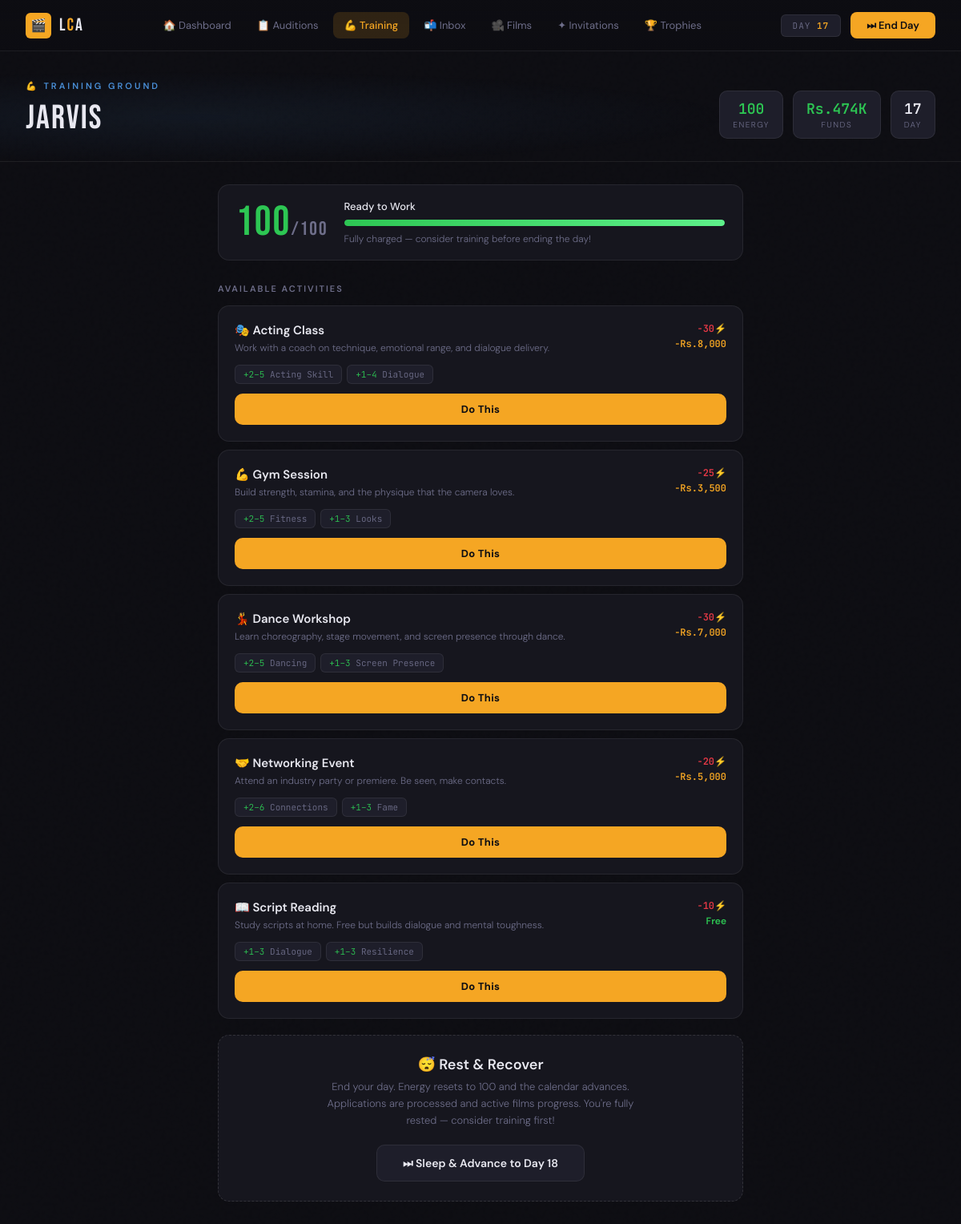
Page /training/1 on the earlier database version.
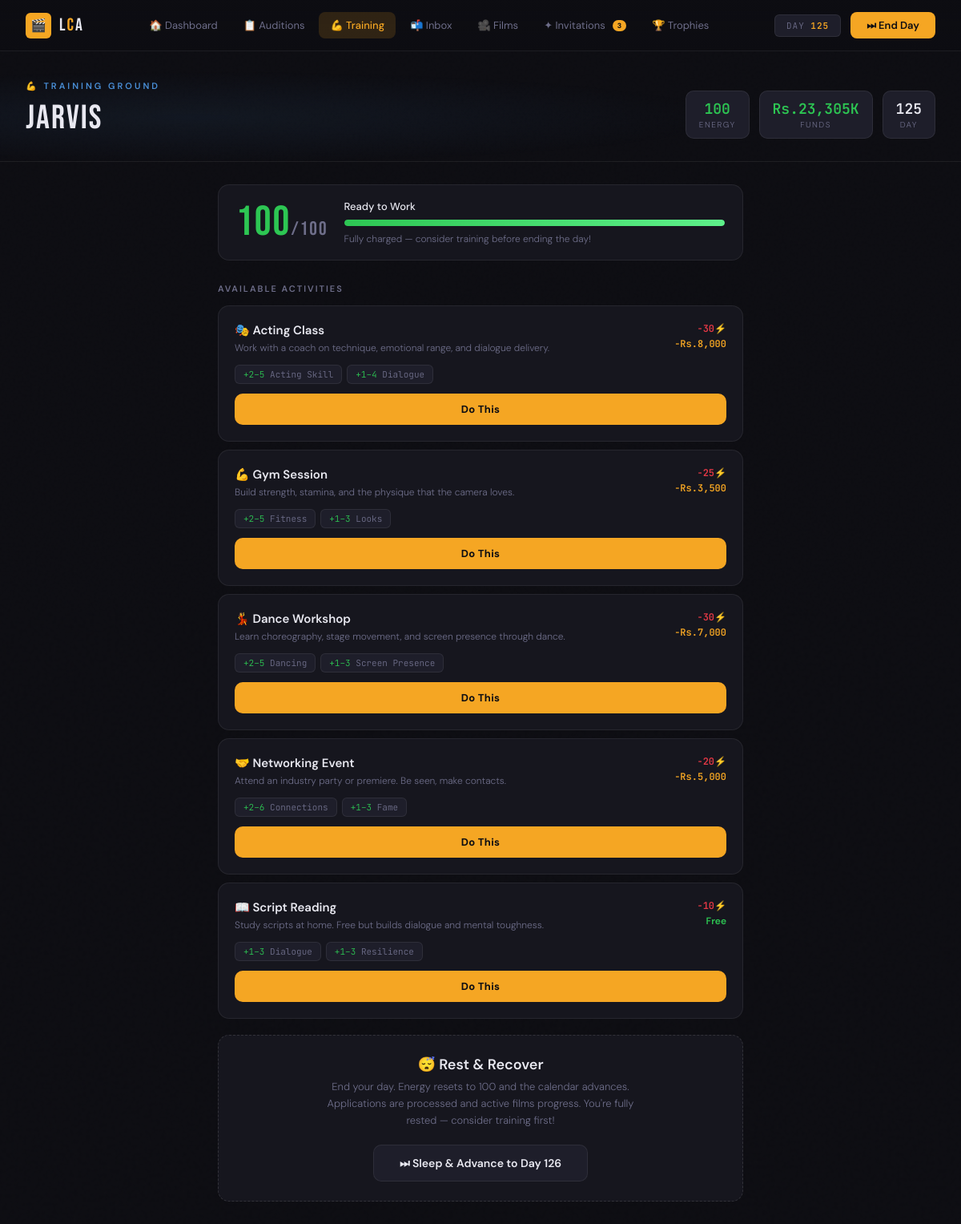
Same page on the later database version.
### app.py (models this page shows)
class Actor(db.Model):
    id              = db.Column(db.Integer, primary_key=True)
    name            = db.Column(db.String(80), nullable=False)
    industry        = db.Column(db.String(20))
    persona         = db.Column(db.String(30))
    funds           = db.Column(db.Integer, default=50000)
    energy          = db.Column(db.Integer, default=100)
    fame            = db.Column(db.Integer, default=5)
    game_day        = db.Column(db.Integer, default=1)
    acting_skill    = db.Column(db.Integer, default=10)
    screen_presence = db.Column(db.Integer, default=10)
    looks           = db.Column(db.Integer, default=10)
    dialogue        = db.Column(db.Integer, default=10)
    dancing         = db.Column(db.Integer, default=10)
    connections     = db.Column(db.Integer, default=0)
    fitness         = db.Column(db.Integer, default=10)
    resilience      = db.Column(db.Integer, default=10)
    credibility     = db.Column(db.Integer, default=80)
    is_tired        = db.Column(db.Boolean, default=False)
    tired_days_left = db.Column(db.Integer, default=0)

### app.py (the view)
@app.route('/training/<int:actor_id>')
def training(actor_id):
    actor      = db.get_or_404(Actor, actor_id)
    activities = get_activities_with_status(actor)
    invite_count = Invitation.query.filter_by(
        actor_id=actor_id, is_active=True
    ).filter(Invitation.expires_day >= actor.game_day).count()
    return render_template('training.html', actor=actor, invite_count=invite_count, activities=activities)

### training.py (called while the page is built)
def can_do_activity(actor, activity_key):
    activity = ACTIVITIES.get(activity_key)
    if not activity:
        return {'can_do': False, 'reason': 'Unknown activity.'}
    if actor.energy < activity['energy_cost']:
        return {
            'can_do': False,
            'reason': f"Not enough energy. Need {activity['energy_cost']} ⚡, have {actor.energy} ⚡."
        }
    if actor.funds < activity['money_cost']:
        return {
            'can_do': False,
            'reason': f"Not enough money. Need Rs.{activity['money_cost']:,}, have Rs.{actor.funds:,}."
        }
    return {'can_do': True, 'reason': ''}

### templates/training.html (shortened to what this page needs)
{% extends "base.html" %}
{% block nav_train %}active{% endblock %}
{% block content %}
<div class="page-hero">
  <div>
    <div class="page-label">💪 Training Ground</div>
    <div class="page-title">{{ actor.name }}</div>
  </div>
  <div class="hero-stats">
    <div class="hero-stat-pill">
      <div class="val" style="color:{% if actor.energy > 50 %}var(--green){% elif actor.energy > 20 %}var(--gold){% else %}var(--red){% endif %}">
        {{ actor.energy }}
      </div>
      <div class="lbl">Energy</div>
    </div>
    <div class="hero-stat-pill">
      <div class="val" style="color:var(--green)">Rs.{{ "{:,.0f}".format(actor.funds / 1000) }}K</div>
      <div class="lbl">Funds</div>
    </div>
    <div class="hero-stat-pill">
      <div class="val">{{ actor.game_day }}</div>
      <div class="lbl">Day</div>
    </div>
  </div>
</div>
<div class="content-wrap">
  <div class="energy-strip">
    <div class="energy-big"
         style="color:{% if actor.energy > 50 %}var(--green){% elif actor.energy > 20 %}var(--gold){% else %}var(--red){% endif %}">
      {{ actor.energy }}<span>/100</span>
    </div>
    <div class="energy-info">
      <div style="font-size:13px;font-weight:500;margin-bottom:2px">
        {% if actor.energy > 50 %}Ready to Work{% elif actor.energy > 20 %}Running Low{% else %}Exhausted{% endif %}
      </div>
      <div class="energy-bar-track">
        <div class="energy-bar-fill {% if actor.energy > 50 %}energy-high{% elif actor.energy > 20 %}energy-mid{% else %}energy-low{% endif %}"
             style="width:{{ actor.energy }}%"></div>
      </div>
      <div style="font-size:12px;color:var(--text-muted)">
        {% if actor.energy == 0 %}No energy left — you must rest.
        {% elif actor.energy < 30 %}Low energy — rest soon or activities will be unavailable.
        {% elif actor.energy == 100 %}Fully charged — consider training before ending the day!
        {% else %}{{ actor.energy }} energy available for activities.{% endif %}
      </div>
    </div>
  </div>
  <div class="section-header">
    <div class="section-title">Available Activities</div>
  </div>
  {% for activity in activities %}
  <div class="activity-card {{ 'available' if activity.can_do else 'locked' }}">
    <div class="activity-header">
      <div>
        <div class="activity-title">{{ activity.emoji }} {{ activity.name }}</div>
        <div class="activity-desc">{{ activity.description }}</div>
      </div>
      <div class="activity-costs">
        <div class="cost-energy">-{{ activity.energy_cost }}⚡</div>
        {% if activity.money_cost > 0 %}
          <div class="cost-money">-Rs.{{ "{:,}".format(activity.money_cost) }}</div>
        {% else %}
          <div class="cost-free">Free</div>
        {% endif %}
      </div>
    </div>
    <div class="gains-row">
      {% for attr, (min_g, max_g) in activity.gains.items() %}
      <div class="gain-pill"><span>+{{ min_g }}–{{ max_g }}</span> {{ attr.replace('_',' ').title() }}</div>
      {% endfor %}
    </div>
    {% if activity.can_do %}
    <form action="/do-activity/{{ actor.id }}" method="POST">
      <button type="submit" class="do-btn">Do This</button>
    </form>
    {% else %}
    <div class="locked-reason">{{ activity.reason }}</div>
    {% endif %}
  </div>
  {% endfor %}
  <div class="rest-card">
    <div class="rest-title">😴 Rest & Recover</div>
    <p class="rest-desc">
      End your day. Energy resets to 100 and the calendar advances.
      Applications are processed and active films progress.
      {% if actor.energy == 100 %}You're fully rested — consider training first!{% endif %}
    </p>
    <form action="/rest/{{ actor.id }}" method="POST" style="display:inline">
      <button type="submit" class="rest-btn">
        ⏭ Sleep & Advance to Day {{ actor.game_day + 1 }}
      </button>
    </form>
  </div>
</div>
{% endblock %}

### templates/base.html (shortened to what this page needs)
<!DOCTYPE html>
<html lang="en">
<head>
</head>
<body>
<div class="page">
{% block nav %}
{% if actor is defined %}
<nav class="nav">
  <a href="/dashboard/{{ actor.id }}" class="nav-logo">
    <div class="nav-logo-icon">🎬</div>
    <div class="nav-logo-text">L<span>C</span>A</div>
  </a>
  <div class="nav-links">
    <a href="/dashboard/{{ actor.id }}"    class="nav-link {% block nav_dash %}{% endblock %}">🏠 Dashboard</a>
    <a href="/job-board/{{ actor.id }}"    class="nav-link {% block nav_jobs %}{% endblock %}">📋 Auditions</a>
    <a href="/training/{{ actor.id }}"     class="nav-link {% block nav_train %}{% endblock %}">💪 Training</a>
    <a href="/applications/{{ actor.id }}" class="nav-link {% block nav_inbox %}{% endblock %}">
      📬 Inbox
    </a>
    <a href="/films/{{ actor.id }}"        class="nav-link {% block nav_films %}{% endblock %}">🎥 Films</a>
    <a href="/invitations/{{ actor.id }}"
        class="nav-link {% block nav_invites %}{% endblock %}">
      ✦ Invitations
      {% if invite_count is defined and invite_count > 0 %}
    <span class="nav-badge" style="background:var(--gold);color:#0D0D12;">
      {{ invite_count }}
    </span>
  {% endif %}
</a>
<a href="/milestones/{{ actor.id }}"
   class="nav-link {% block nav_trophies %}{% endblock %}">
  🏆 Trophies
</a>
  </div>
  <div class="nav-right">
    <div class="nav-day">DAY <span>{{ actor.game_day }}</span></div>
    <form action="/rest/{{ actor.id }}" method="POST">
      <button type="submit" class="end-day-btn">⏭ End Day</button>
    </form>
  </div>
</nav>
{% endif %}
{% endblock %}
{% block content %}{% endblock %}
</div>
</body>
</html>

Differences in the rows shown:
changed Actor "Jarvis": game_day "17" → "125"; actor.funds/1000 "474" → "23,305"; actor.game_day+1 "18" → "126"
Other differences:
{{ invite_count }}: (not shown) → "3"
